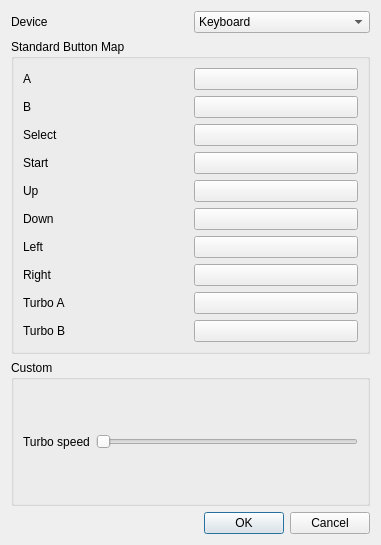
<?xml version="1.0" encoding="UTF-8"?>
<ui version="4.0">
 <class>InputConfigureDialog</class>
 <widget class="QDialog" name="InputConfigureDialog">
  <property name="geometry">
   <rect>
    <x>0</x>
    <y>0</y>
    <width>381</width>
    <height>545</height>
   </rect>
  </property>
  <property name="windowTitle">
   <string/>
  </property>
  <layout class="QGridLayout" name="gridLayout_2">
   <item row="0" column="0">
    <layout class="QHBoxLayout" name="horizontal_layout_device">
     <item>
      <widget class="QLabel" name="label_device">
       <property name="text">
        <string>Device</string>
       </property>
      </widget>
     </item>
     <item>
      <widget class="QComboBox" name="combo_box_device">
       <item>
        <property name="text">
         <string notr="true">Keyboard</string>
        </property>
       </item>
      </widget>
     </item>
    </layout>
   </item>
   <item row="3" column="0">
    <widget class="QDialogButtonBox" name="button_box">
     <property name="orientation">
      <enum>Qt::Horizontal</enum>
     </property>
     <property name="standardButtons">
      <set>QDialogButtonBox::Cancel|QDialogButtonBox::Ok</set>
     </property>
    </widget>
   </item>
   <item row="1" column="0">
    <widget class="QGroupBox" name="group_box_map">
     <property name="title">
      <string>Standard Button Map</string>
     </property>
     <layout class="QGridLayout" name="gridLayout">
      <item row="0" column="0">
       <widget class="QLabel" name="label_button_a">
        <property name="text">
         <string notr="true">A</string>
        </property>
       </widget>
      </item>
      <item row="0" column="1">
       <widget class="QPushButton" name="push_button_button_a">
        <property name="text">
         <string/>
        </property>
       </widget>
      </item>
      <item row="1" column="0">
       <widget class="QLabel" name="label_button_b">
        <property name="text">
         <string notr="true">B</string>
        </property>
       </widget>
      </item>
      <item row="1" column="1">
       <widget class="QPushButton" name="push_button_button_b">
        <property name="text">
         <string/>
        </property>
       </widget>
      </item>
      <item row="2" column="0">
       <widget class="QLabel" name="label_button_select">
        <property name="text">
         <string notr="true">Select</string>
        </property>
       </widget>
      </item>
      <item row="2" column="1">
       <widget class="QPushButton" name="push_button_button_select">
        <property name="text">
         <string/>
        </property>
       </widget>
      </item>
      <item row="3" column="0">
       <widget class="QLabel" name="label_button_start">
        <property name="text">
         <string notr="true">Start</string>
        </property>
       </widget>
      </item>
      <item row="3" column="1">
       <widget class="QPushButton" name="push_button_button_start">
        <property name="text">
         <string/>
        </property>
       </widget>
      </item>
      <item row="4" column="0">
       <widget class="QLabel" name="label_button_up">
        <property name="text">
         <string notr="true">Up</string>
        </property>
       </widget>
      </item>
      <item row="4" column="1">
       <widget class="QPushButton" name="push_button_button_up">
        <property name="text">
         <string/>
        </property>
       </widget>
      </item>
      <item row="5" column="0">
       <widget class="QLabel" name="label_button_down">
        <property name="text">
         <string notr="true">Down</string>
        </property>
       </widget>
      </item>
      <item row="5" column="1">
       <widget class="QPushButton" name="push_button_button_down">
        <property name="text">
         <string/>
        </property>
       </widget>
      </item>
      <item row="6" column="0">
       <widget class="QLabel" name="label_button_left">
        <property name="text">
         <string notr="true">Left</string>
        </property>
       </widget>
      </item>
      <item row="6" column="1">
       <widget class="QPushButton" name="push_button_button_left">
        <property name="text">
         <string/>
        </property>
       </widget>
      </item>
      <item row="7" column="0">
       <widget class="QLabel" name="label_button_right">
        <property name="text">
         <string notr="true">Right</string>
        </property>
       </widget>
      </item>
      <item row="7" column="1">
       <widget class="QPushButton" name="push_button_button_right">
        <property name="text">
         <string/>
        </property>
       </widget>
      </item>
      <item row="8" column="0">
       <widget class="QLabel" name="label_button_turbo_a">
        <property name="text">
         <string notr="true">Turbo A</string>
        </property>
       </widget>
      </item>
      <item row="8" column="1">
       <widget class="QPushButton" name="push_button_button_turbo_a">
        <property name="text">
         <string/>
        </property>
       </widget>
      </item>
      <item row="9" column="0">
       <widget class="QLabel" name="label_button_turbo_b">
        <property name="text">
         <string notr="true">Turbo B</string>
        </property>
       </widget>
      </item>
      <item row="9" column="1">
       <widget class="QPushButton" name="push_button_button_turbo_b">
        <property name="text">
         <string/>
        </property>
       </widget>
      </item>
     </layout>
    </widget>
   </item>
   <item row="2" column="0">
    <widget class="QGroupBox" name="group_box_custom">
     <property name="title">
      <string>Custom</string>
     </property>
     <layout class="QVBoxLayout" name="verticalLayout">
      <item>
       <layout class="QHBoxLayout" name="horizonta_layout_turbo_speed">
        <item>
         <widget class="QLabel" name="label_turbo_speed">
          <property name="text">
           <string>Turbo speed</string>
          </property>
         </widget>
        </item>
        <item>
         <widget class="QSlider" name="horizontal_slider_turbo_speed">
          <property name="minimum">
           <number>1</number>
          </property>
          <property name="maximum">
           <number>8</number>
          </property>
          <property name="orientation">
           <enum>Qt::Horizontal</enum>
          </property>
         </widget>
        </item>
       </layout>
      </item>
     </layout>
    </widget>
   </item>
  </layout>
 </widget>
 <resources/>
 <connections>
  <connection>
   <sender>button_box</sender>
   <signal>accepted()</signal>
   <receiver>InputConfigureDialog</receiver>
   <slot>accept()</slot>
   <hints>
    <hint type="sourcelabel">
     <x>248</x>
     <y>254</y>
    </hint>
    <hint type="destinationlabel">
     <x>157</x>
     <y>274</y>
    </hint>
   </hints>
  </connection>
  <connection>
   <sender>button_box</sender>
   <signal>rejected()</signal>
   <receiver>InputConfigureDialog</receiver>
   <slot>reject()</slot>
   <hints>
    <hint type="sourcelabel">
     <x>316</x>
     <y>260</y>
    </hint>
    <hint type="destinationlabel">
     <x>286</x>
     <y>274</y>
    </hint>
   </hints>
  </connection>
 </connections>
</ui>
